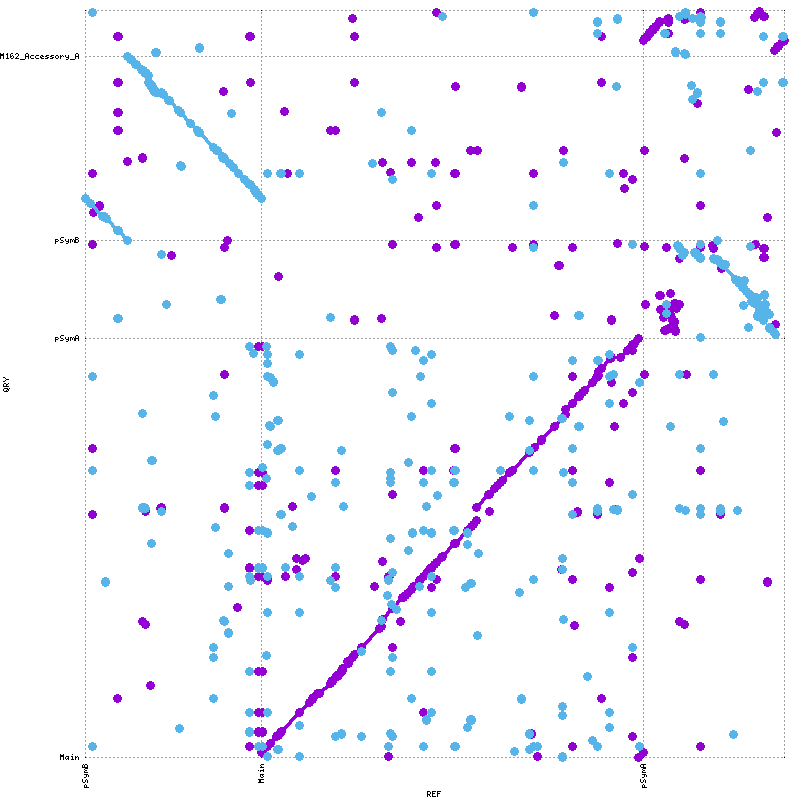

Write gnuplot code to recreate this figure.
set terminal png tiny size 800,800
set output "2011-vs-M162.png"
set xtics rotate ( \
 "pSymB" 1.0, \
 "Main" 1683348.0, \
 "pSymA" 5340623.0, \
 "" 6693185 \
)
set ytics ( \
 "Main" 1.0, \
 "pSymA" 3817269.0, \
 "pSymB" 4710013.0, \
 "M162_Accessory_A" 6391916.0, \
 "" 6808187 \
)
set size 1,1
set grid
unset key
set border 0
set tics scale 0
set xlabel "REF"
set ylabel "QRY"
set format "%.0f"
set mouse format "%.0f"
set mouse mouseformat "[%.0f, %.0f]"
if(GPVAL_VERSION < 5) { set mouse clipboardformat "[%.0f, %.0f]" }
set xrange [1:6693185]
set yrange [1:6808187]
set style line 1  lt 1 lw 3 pt 6 ps 1
set style line 2  lt 3 lw 3 pt 6 ps 1
set style line 3  lt 2 lw 3 pt 6 ps 1
plot \
 "2011-vs-M162.fplot" title "FWD" w lp ls 1, \
 "2011-vs-M162.rplot" title "REV" w lp ls 2
